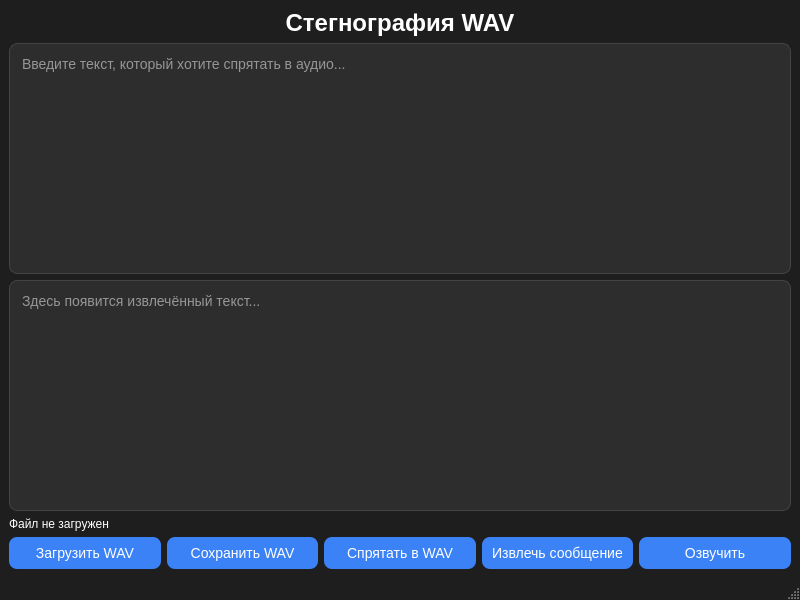
<?xml version="1.0" encoding="UTF-8"?>
<ui version="4.0">
 <class>MainWindow</class>
 <widget class="QMainWindow" name="MainWindow">
  <property name="geometry">
   <rect>
    <x>0</x>
    <y>0</y>
    <width>800</width>
    <height>600</height>
   </rect>
  </property>
  <property name="windowTitle">
   <string>MainWindow</string>
  </property>
  <property name="styleSheet">
   <string notr="true">QMainWindow {
    background-color: #1e1e1e;
}

QTextEdit {
    background-color: #2d2d2d;
    color: white;
    border: 1px solid #444;
    border-radius: 8px;
    padding: 8px;
    font-size: 14px;
}

QPushButton {
    background-color: #3b82f6;
    color: white;
    border-radius: 8px;
    padding: 8px;
    font-size: 14px;
}

QPushButton:hover {
    background-color: #2563eb;
}

QLabel {
    color: white;
}</string>
  </property>
  <widget class="QWidget" name="centralwidget">
   <property name="minimumSize">
    <size>
     <width>800</width>
     <height>557</height>
    </size>
   </property>
   <layout class="QVBoxLayout" name="verticalLayout_2">
    <item>
     <widget class="QLabel" name="label">
      <property name="font">
       <font>
        <pointsize>18</pointsize>
        <bold>true</bold>
       </font>
      </property>
      <property name="layoutDirection">
       <enum>Qt::LayoutDirection::LeftToRight</enum>
      </property>
      <property name="text">
       <string>Стегнография WAV</string>
      </property>
      <property name="alignment">
       <set>Qt::AlignmentFlag::AlignCenter</set>
      </property>
     </widget>
    </item>
    <item>
     <widget class="QTextEdit" name="messageEdit">
      <property name="placeholderText">
       <string>Введите текст, который хотите спрятать в аудио...</string>
      </property>
     </widget>
    </item>
    <item>
     <widget class="QTextEdit" name="decodedEdit">
      <property name="enabled">
       <bool>true</bool>
      </property>
      <property name="readOnly">
       <bool>true</bool>
      </property>
      <property name="placeholderText">
       <string>Здесь появится извлечённый текст...</string>
      </property>
     </widget>
    </item>
    <item>
     <widget class="QLabel" name="infoLabel">
      <property name="text">
       <string>Файл не загружен</string>
      </property>
     </widget>
    </item>
    <item>
     <layout class="QHBoxLayout" name="horizontalLayout">
      <item>
       <widget class="QPushButton" name="loadButton">
        <property name="text">
         <string>Загрузить WAV</string>
        </property>
       </widget>
      </item>
      <item>
       <widget class="QPushButton" name="saveButton">
        <property name="text">
         <string>Сохранить WAV</string>
        </property>
       </widget>
      </item>
      <item>
       <widget class="QPushButton" name="encodeButton">
        <property name="text">
         <string>Спрятать в WAV</string>
        </property>
       </widget>
      </item>
      <item>
       <widget class="QPushButton" name="decodeButton">
        <property name="text">
         <string>Извлечь сообщение</string>
        </property>
       </widget>
      </item>
      <item>
       <widget class="QPushButton" name="playButton">
        <property name="text">
         <string>Озвучить</string>
        </property>
       </widget>
      </item>
     </layout>
    </item>
   </layout>
  </widget>
  <widget class="QMenuBar" name="menubar">
   <property name="geometry">
    <rect>
     <x>0</x>
     <y>0</y>
     <width>800</width>
     <height>21</height>
    </rect>
   </property>
  </widget>
  <widget class="QStatusBar" name="statusbar"/>
 </widget>
 <resources/>
 <connections/>
</ui>
